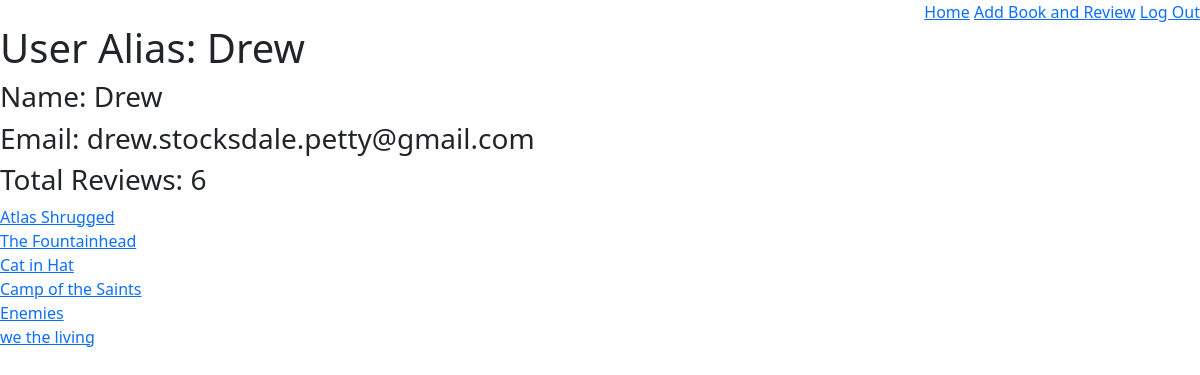
Screenshot of /user/1 (signed in) with the database file from the repository.
### Dojo_Reads_app/models.py (models this page shows)
class User(models.Model):
    name = models.CharField(max_length=50)
    alias = models.CharField(max_length=50)
    email = models.CharField(max_length=50)
    password = models.CharField(max_length=50)
    created_at = models.DateTimeField(auto_now_add=True)
    updated_at = models.DateTimeField(auto_now=True)
    objects = UserManager()

class Review(models.Model):
    content = models.TextField(blank=True)
    rating = models.IntegerField(null=True)
    by_user = models.ForeignKey(User, related_name= 'reviews', on_delete= models.CASCADE)
    for_book = models.ForeignKey(Book, related_name= 'reviews', on_delete=models.CASCADE)
    created_at = models.DateTimeField(auto_now_add=True)
    updated_at = models.DateTimeField(auto_now=True)
    objects = ReviewManager()

class Book(models.Model):
    title = models.CharField(max_length=50)
    author = models.CharField(max_length=50)
    created_at = models.DateTimeField(auto_now_add=True)
    updated_at = models.DateTimeField(auto_now=True)
    objects = BookManager()

### Dojo_Reads_app/views.py (the view)
# urls.py: path('user/<int:user_id>',views.viewUser),
def viewUser(request, user_id):
    if 'user_id' not in request.session:
        messages.error(request,"Please log on.")
        return redirect('/')
    context={
        'user':User.objects.get(id=int(user_id))
    }
    return render(request,'viewUser.html',context)

### Dojo_Reads_app/templates/viewUser.html (shortened to what this page needs)
<!DOCTYPE html>
<html lang="en">
<head>
    {% load static %}
    <link rel="stylesheet" href="{% static 'bootstrap/css/bootstrap.css' %}">
</head>
<body>
    <div class="row justify-content-between">
        <h1 class="col-auto"></h1>
        <div class="col-auto">
            <a href="/home">Home</a>
            <a href="/newBook">Add Book and Review</a>
            <a href="/logout">Log Out</a>
        </div>
    </div>
    <h1>User Alias: {{ user.alias }}</h1>
    <h3>Name: {{ user.name }}</h3>
    <h3>Email: {{ user.email }}</h3>
    <h3>Total Reviews: {{ user.reviews.all|length }}</h3>
    {% for review in user.reviews.all %}
    <a class="d-block" href="/book/{{review.for_book.id}}">{{review.for_book.title}}</a>
    {% endfor %}
</body>
</html>

### rows the page displays
User: alias "Drew", name "Drew", email "drew.stocksdale.petty@gmail.com", reviews.all|length "6"
Review: for_book "Atlas Shrugged"
Review: for_book "The Fountainhead"
Review: for_book "Cat in Hat"
Review: for_book "Camp of the Saints"
Review: for_book "Enemies"
Review: for_book "we the living"
